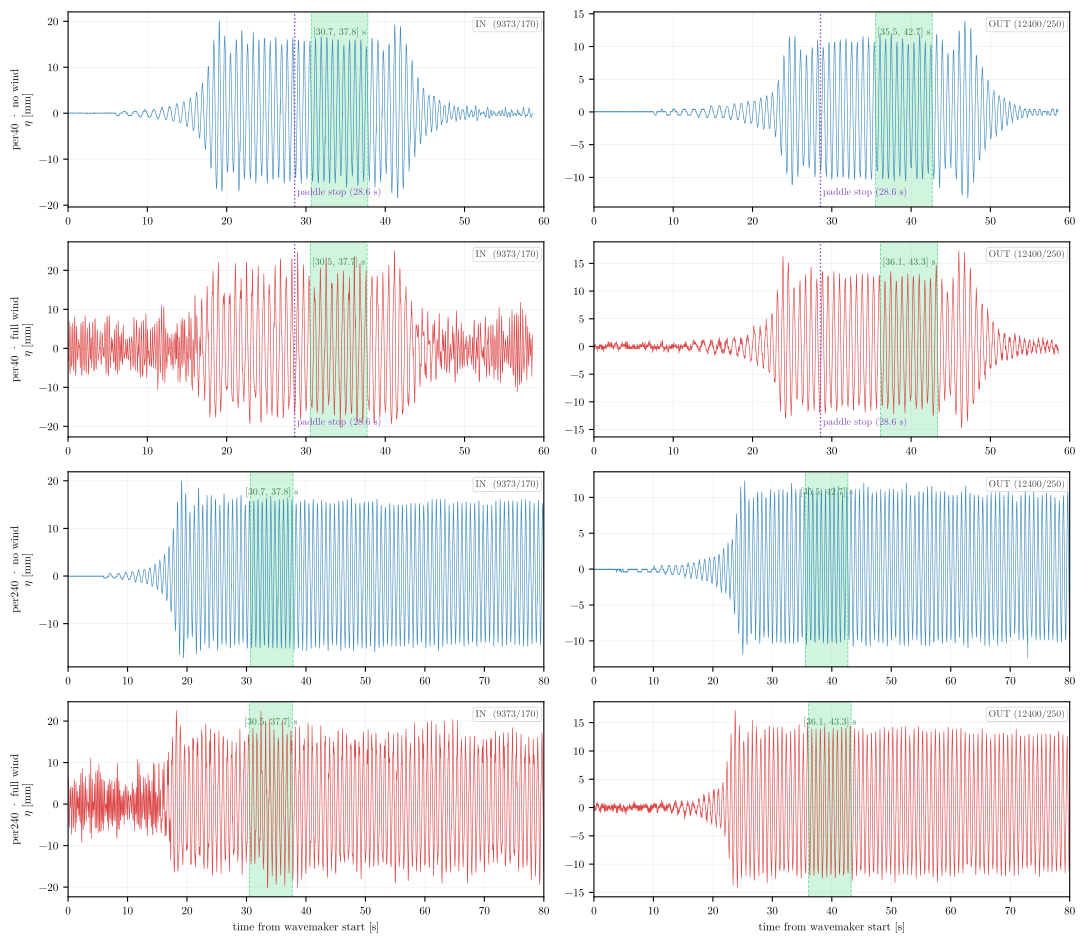

Write Python code to recreate this figure.
"""
H&G window fitness check — does the snapped H&G window fit inside per40?
=========================================================================

Successor to the (archived) `hg_window_stability_with_per40.py`. That
earlier figure asked: "does SNARVEI's eyeballed window for per40 reach
the same plateau that per240 sits on?" — by overlaying sliding-AFFT
curves.

This script asks the *current* version of the same question:

    Now that the pipeline uses the probe-shifted Huseby–Grue window
    with start + end snapped to zero-upcrossings, does that window
    sit inside the per40 wavetrain — or does it drift past paddle
    stop into ringdown / wind-only territory?

Approach: for canonical thesis conditions (1.4 Hz, 0.2 V, full panel,
quality_flag=ok), pick one representative run from each of the four
(run_type × wind) cells. Plot η(t) at IN and OUT probes; shade the
ACTUAL snapped H&G window read from meta.json's "Computed Probe {pos}
start/end" columns. Mark t_paddle_stop (= N_input_periods / f_paddle).

Visual verdict:
  - per240: paddle stops at ~171 s — H&G window (~[42, 49] s at IN,
    ~[35, 42] s at OUT after snap) sits well inside the wavetrain.
  - per40 : paddle stops at ~28.6 s — H&G window may push past stop
    at the OUT probe. The question is whether the *signal* there is
    still the wavemaker-driven train or already ringdown.

Run from repo root:
    /opt/anaconda3/envs/draumkvedet/bin/python analysis_scratch/hg_per40_window_fitness.py

Outputs (scratch, diagnostic only — not a thesis figure):
    analysis_scratch/hg_per40_window_fitness_f13.{pdf,png}
    analysis_scratch/hg_per40_window_fitness_f14.{pdf,png}
    analysis_scratch/hg_per40_window_fitness_f15.{pdf,png}
    analysis_scratch/hg_per40_window_fitness_f16.{pdf,png}
"""

import sys
import warnings
from pathlib import Path

warnings.filterwarnings("ignore")

import numpy as np
import pandas as pd
import matplotlib

matplotlib.use("Agg")
import matplotlib.pyplot as plt

BASE = Path(__file__).resolve().parent.parent
sys.path.insert(0, str(BASE))

import os
os.chdir(BASE)

from wavescripts.improved_data_loader import load_analysis_data, load_processed_dfs
from wavescripts.plot_utils import apply_thesis_style, WIND_COLOR_MAP

apply_thesis_style()

# ── Config ──────────────────────────────────────────────────────────────
FS              = 250.0
TARGET_FREQS    = [1.3, 1.4, 1.5, 1.6]   # all four thesis-scope frequencies
TARGET_AMP      = 0.2
PER240_THRESHOLD_T = 50

PROBES = ["9373/170", "12400/250"]
PROBE_LABEL = {"9373/170": "IN  (9373/170)", "12400/250": "OUT (12400/250)"}

# Canon — march-2026 cond4 lowrange
PROCESSED_DIRS = [
    Path("waveprocessed/PROCESSED-20260326-ProbePos4_31_FPV_2-tett6roof-under9Mooring-height100-lowrange"),
    Path("waveprocessed/PROCESSED-20260327-ProbePos4_31_FPV_2-tett6roof-under9Mooring30-height100-lowrange"),
]

SCRATCH_DIR = Path(__file__).parent


# ── Load ────────────────────────────────────────────────────────────────
print("1. Loading meta + processed_dfs (canon March-2026 lowrange) …")
combined_meta, _, _, _ = load_analysis_data(*PROCESSED_DIRS, load_processed=False)
processed_dfs = load_processed_dfs(*PROCESSED_DIRS)
print(f"   meta: {len(combined_meta)} rows · processed_dfs: {len(processed_dfs)} runs")


# ── Helper: filter + pick one representative run per (run_type, wind) ───
def _safe_get_amp(s):
    return pd.to_numeric(s, errors="coerce")


def select_canon(target_freq: float) -> pd.DataFrame:
    mask = (
        np.isclose(_safe_get_amp(combined_meta["WaveFrequencyInput [Hz]"]),
                   target_freq, atol=0.02)
        & np.isclose(_safe_get_amp(combined_meta["WaveAmplitudeInput [Volt]"]),
                     TARGET_AMP, atol=0.01)
        & (combined_meta["PanelCondition"] == "full")
        & (combined_meta["quality_flag"] == "ok")
    )
    sub = combined_meta[mask].copy()
    sub["N_input_periods"] = pd.to_numeric(sub["WavePeriodInput"], errors="coerce")
    sub["run_type"] = np.where(sub["N_input_periods"] >= PER240_THRESHOLD_T,
                               "per240", "per40")
    return sub


def pick_run(scope: pd.DataFrame, run_type: str, wind: str):
    s = scope[(scope["run_type"] == run_type) & (scope["WindCondition"] == wind)]
    if s.empty:
        return None
    # Prefer runs with both probes' "Computed Probe ... start/end" populated
    for _, r in s.iterrows():
        if all(pd.notna(r.get(f"Computed Probe {p} start")) and
               pd.notna(r.get(f"Computed Probe {p} end"))
               for p in PROBES):
            return r
    return s.iloc[0]


# ── Per-frequency figure builder ────────────────────────────────────────
def build_figure_for(target_freq: float):
    sel = select_canon(target_freq)
    print(f"\n— f={target_freq:.2f} Hz: {len(sel)} canonical runs "
          f"(per40 n={int((sel['run_type']=='per40').sum())}, "
          f"per240 n={int((sel['run_type']=='per240').sum())})")

    cells = [(rt, w) for rt in ("per40", "per240") for w in ("no", "full")]
    picks = {(rt, w): pick_run(sel, rt, w) for rt, w in cells}
    for (rt, w), r in picks.items():
        if r is None:
            print(f"   WARN no run for ({rt}, {w}) at {target_freq:.2f} Hz")
        else:
            print(f"   ({rt}, {w}) → {Path(str(r['path'])).name}")

    fig, axes = plt.subplots(4, 2, figsize=(11, 10), sharex=False)

    row_order = [
        ("per40",  "no"),   # row 0
        ("per40",  "full"), # row 1
        ("per240", "no"),   # row 2
        ("per240", "full"), # row 3
    ]

    for row_i, (rt, wind) in enumerate(row_order):
        run = picks.get((rt, wind))
        color = WIND_COLOR_MAP[wind]
        n_periods = float(run["N_input_periods"]) if run is not None else np.nan
        f_paddle  = (float(run["WaveFrequencyInput [Hz]"])
                     if run is not None else target_freq)
        t_paddle_stop = (n_periods / f_paddle
                         if np.isfinite(n_periods) else np.nan)

        for col_i, probe in enumerate(PROBES):
            ax = axes[row_i, col_i]
            if run is None:
                ax.text(0.5, 0.5, "no run", ha="center", va="center",
                        transform=ax.transAxes, color="gray")
                ax.set_xticks([]); ax.set_yticks([])
                continue

            df = processed_dfs.get(run["path"])
            eta_col = f"eta_{probe}"
            if df is None or eta_col not in df.columns:
                ax.text(0.5, 0.5, f"no {eta_col}", ha="center", va="center",
                        transform=ax.transAxes, color="gray", fontsize=8)
                continue

            sig = df[eta_col].values
            t   = np.arange(len(sig)) / FS

            x_max = 60.0 if rt == "per40" else 80.0
            m = t <= x_max
            ax.plot(t[m], sig[m], color=color, lw=0.45, alpha=0.85)

            s_col = f"Computed Probe {probe} start"
            e_col = f"Computed Probe {probe} end"
            gs = run.get(s_col)
            ge = run.get(e_col)
            if pd.notna(gs) and pd.notna(ge):
                t_gs = float(gs) / FS
                t_ge = float(ge) / FS
                ax.axvspan(t_gs, t_ge, color="#2ECC71", alpha=0.22, lw=0,
                           label="snapped H&G window")
                ax.axvline(t_gs, color="#2ECC71", lw=0.6, ls="--", alpha=0.7)
                ax.axvline(t_ge, color="#2ECC71", lw=0.6, ls="--", alpha=0.7)
                ax.text(0.5 * (t_gs + t_ge), 0.92, f"[{t_gs:.1f}, {t_ge:.1f}] s",
                        transform=ax.get_xaxis_transform(),
                        ha="center", va="top", fontsize=7,
                        color="#1A6E2A", alpha=0.85)

            if np.isfinite(t_paddle_stop) and t_paddle_stop <= x_max:
                ax.axvline(t_paddle_stop, color="#7F3FBF", lw=1.0, ls=":")
                ax.text(t_paddle_stop + 0.3, 0.05,
                        f"paddle stop ({t_paddle_stop:.1f} s)",
                        transform=ax.get_xaxis_transform(), fontsize=7,
                        color="#7F3FBF", va="bottom", ha="left")

            ax.set_xlim(0, x_max)
            ax.grid(True, alpha=0.25, lw=0.4)
            ax.tick_params(labelsize=8)
            if col_i == 0:
                ax.set_ylabel(f"{rt} · {wind} wind\n$\\eta$ [mm]", fontsize=8)
            if row_i == 3:
                ax.set_xlabel("time from wavemaker start [s]", fontsize=8)
            if row_i == 0:
                ax.set_title("", fontsize=10)  # filled in by user later
            ax.text(0.99, 0.96, PROBE_LABEL[probe], transform=ax.transAxes,
                    ha="right", va="top", fontsize=7, color="#444",
                    bbox=dict(boxstyle="round,pad=0.25", fc="white", ec="#bbb",
                              alpha=0.85, lw=0.4))

    fig.suptitle("", fontsize=11)
    fig.tight_layout(rect=[0, 0, 1, 0.97])

    f_tag = f"f{int(round(target_freq * 10))}"
    out_pdf = SCRATCH_DIR / f"hg_per40_window_fitness_{f_tag}.pdf"
    out_png = SCRATCH_DIR / f"hg_per40_window_fitness_{f_tag}.png"
    fig.savefig(out_pdf, bbox_inches="tight")
    fig.savefig(out_png, dpi=130, bbox_inches="tight")
    plt.close(fig)
    print(f"   saved → {out_pdf.relative_to(BASE)}")
    print(f"          {out_png.relative_to(BASE)}")


# ── Loop over all four thesis frequencies ───────────────────────────────
for _f in TARGET_FREQS:
    build_figure_for(_f)
